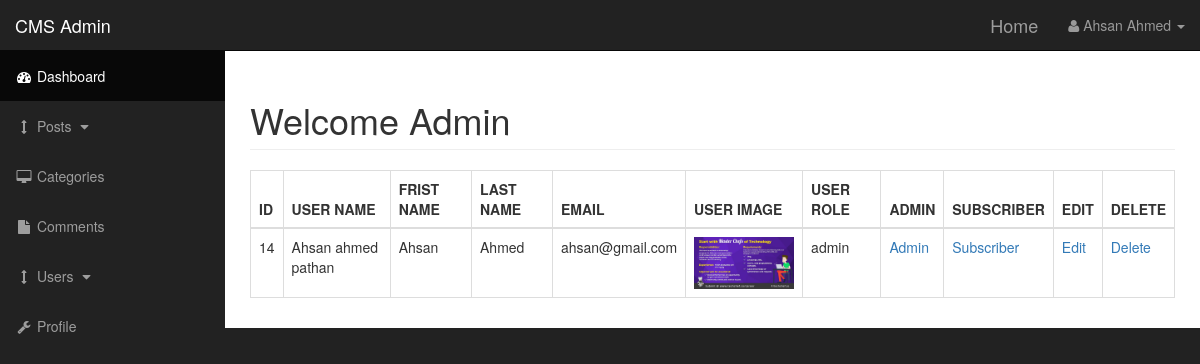
/admin/users.php, run on the app's committed database.
### tables this page shows
CREATE TABLE IF NOT EXISTS `users` (
  `user_id` int(3) NOT NULL,
  `username` varchar(200) NOT NULL,
  `user_password` varchar(200) NOT NULL,
  `user_firstname` varchar(200) NOT NULL,
  `user_lastname` varchar(200) NOT NULL,
  `user_email` varchar(200) NOT NULL,
  `user_image` text NOT NULL,
  `user_role` varchar(200) NOT NULL,
  `randsalt` varchar(200) NOT NULL
);

### admin/includes/view_all_users.php (the view, shortened to what this page needs)
                        <table class="table table-bordered table-hover">
                            <thead>
                                <tr>
                                    <th>ID</th>
                                    <th>USER NAME</th>
                                    <th>FRIST NAME</th>
                                    <th>LAST NAME</th>
                                    <th>EMAIL</th>
                                    <th>USER IMAGE</th>
                                    <th>USER ROLE</th>
                                    <th>ADMIN</th>
                                    <th>SUBSCRIBER</th>
                                    <th>EDIT</th>
                                    <th>DELETE</th>
                                </tr>
                            </thead>
                            <tbody>
<?php
    $query = "select * from users";
    $select_users = mysqli_query($connection,$query);
    while ($row = mysqli_fetch_array($select_users)) {
        $user_id = $row['user_id'];
        $username = $row['username'];
        $user_firstname = $row['user_firstname'];
        $user_lastname = $row['user_lastname'];
        $user_email = $row['user_email'];
        $user_image = $row['user_image'];
        $user_role = $row['user_role'];
echo "<tr>";
echo "<td>$user_id</td>";
echo "<td>$username</td>";
echo "<td>$user_firstname</td>";
echo "<td>$user_lastname</td>";
echo "<td>$user_email</td>";
echo "<td><img width='100' src='./images/$user_image' </img></td>";
echo "<td>$user_role</td>";
echo "<td><a href='users.php?change_to_admin=$user_id'>Admin</a></td>";
echo "<td><a href='users.php?change_to_sub=$user_id'>Subscriber</a></td>";
echo "<td><a href='users.php?source=edit_user&edit_user=$user_id'>Edit</a></td>";
echo "<td><a href='users.php?delete=$user_id'>Delete</a></td>";
echo "</tr>";
 }
 ?>
           </tbody>
          </table>

### admin/css/sb-admin.css (style rules this page uses)
body { margin-top: 100px; background-color: #222; }
@media (min-width:768px) { body { margin-top: 50px; } }

### data on the page
users: user_id "14", username "Ahsan ahmed pathan", user_firstname "Ahsan", user_lastname "Ahmed", user_email "ahsan@gmail.com", user_image (picture), user_role "admin"
